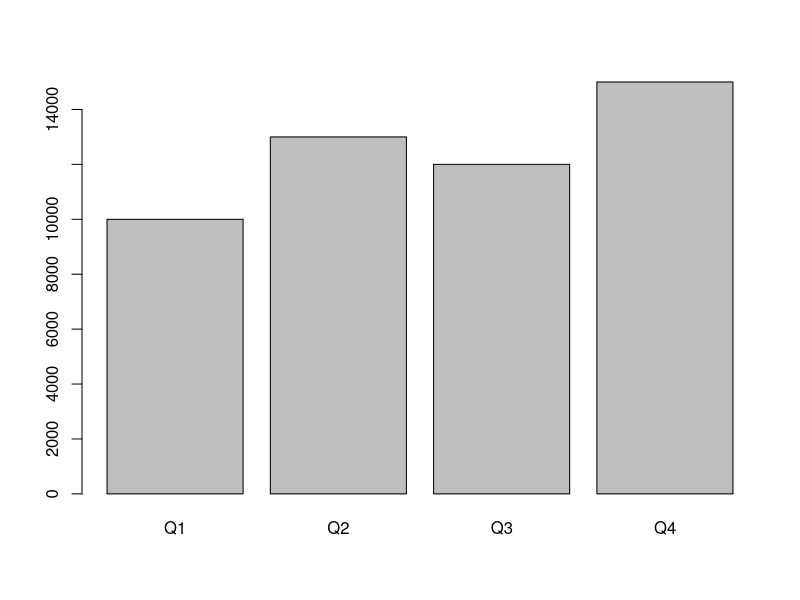
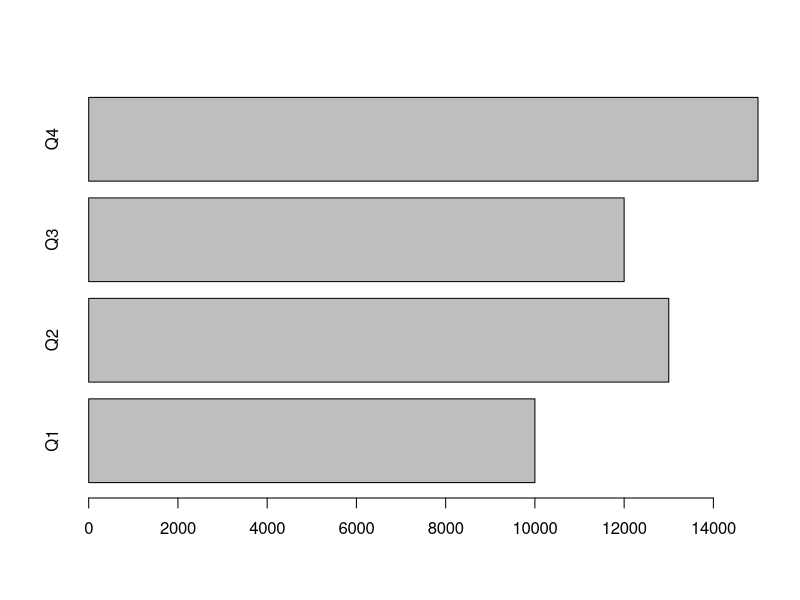
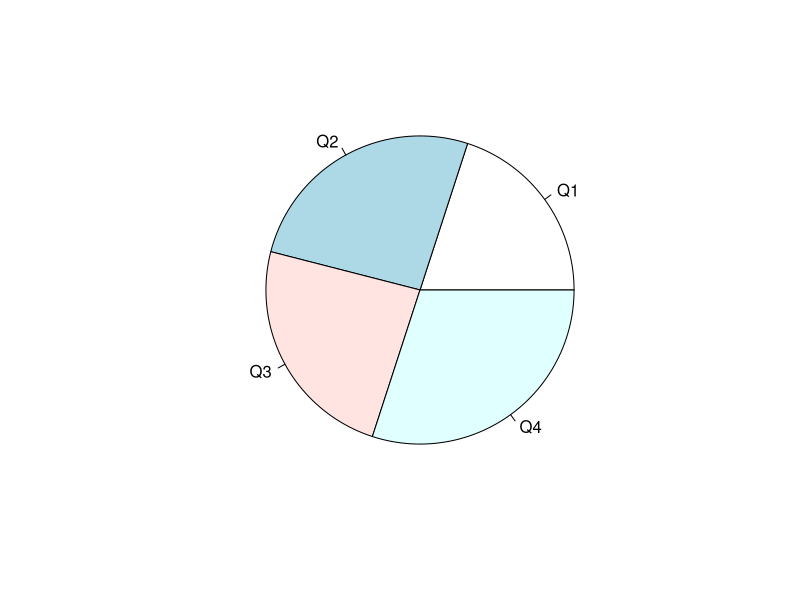

Reproduce these figures in R, in order.


#1
sales = c(10000, 13000, 12000, 15000)
names(sales) = paste('Q',1:4,sep='')
sales
barplot(sales)
barplot(sales, horiz=T)
pie(sales)
sales[sales > 11000]
sales[ names(sales) == 'Q3']

# 1
# Attendance
attnd05Sep17 = sample(c('A','P'), size=30, replace=T, prob = c(0.3,0.7)) 
table(attnd05Sep17)

# Cricket Players
set.seed(1000)
(p1 = ceiling(runif(10,50,100)))
set.seed(1100)
(p2 = ceiling(runif(10,50,100)))
set.seed(1200)
(p3 = ceiling(runif(10,50,100)))
set.seed(1300)
(p4 = ceiling(runif(10,50,100)))
set.seed(1400)
(p5 = ceiling(runif(10,50,100)))
scores = matrix(c(p1,p2,p3,p4,p5), byrow=F,ncol=5,
                dimnames=list(paste('M',1:10,sep=''),paste('P',1:5,sep='')))
scores
colMeans(scores)
rowMeans(scores)


#2 


# 
guests =c('Achal','Apoorva', 'Lalit', 'Goldie')
hosts = data.frame(course=c('BSc','LLB','MSc'), 
                   school=c('Animation', 'Law','DS'),
                   nos =c(50, 20, 24))
hosts$male = round(hosts$nos * .8)
hosts$female = hosts$nos - hosts$male
hosts
bills = matrix(c(100,300, 400, 500, 230,
                 500,200,150, 400, 700),
               nrow=2, byrow=T,
               dimnames=list(c('decoration','food'),
                             paste('B',1:5,sep='')))
bills               
freshers=list(guests=guests, hosts=hosts, bills=bills)
freshers
sum(freshers$bills[1,])
sum(freshers$bills[2,])
freshers$hosts$male
freshers$hosts$female
length(freshers$guests)
